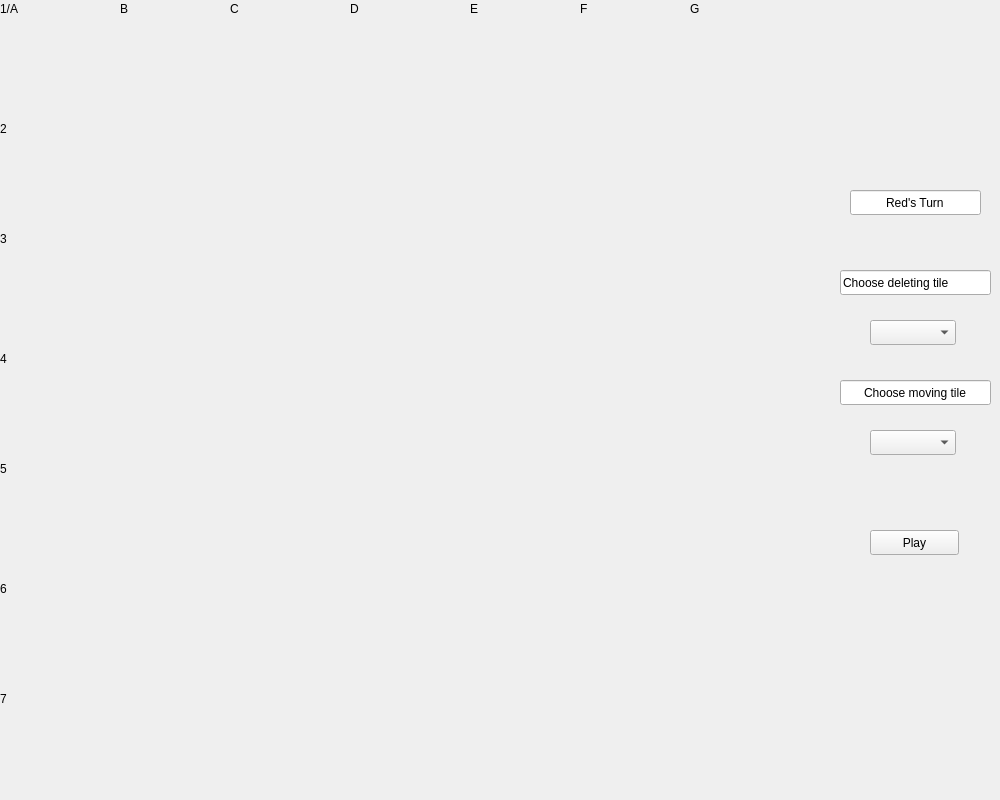
<?xml version="1.0" encoding="UTF-8"?>
<ui version="4.0">
 <class>MainWindow</class>
 <widget class="QMainWindow" name="MainWindow">
  <property name="geometry">
   <rect>
    <x>0</x>
    <y>0</y>
    <width>1000</width>
    <height>800</height>
   </rect>
  </property>
  <property name="sizePolicy">
   <sizepolicy hsizetype="Preferred" vsizetype="Preferred">
    <horstretch>0</horstretch>
    <verstretch>0</verstretch>
   </sizepolicy>
  </property>
  <property name="minimumSize">
   <size>
    <width>1000</width>
    <height>800</height>
   </size>
  </property>
  <property name="maximumSize">
   <size>
    <width>1000</width>
    <height>800</height>
   </size>
  </property>
  <property name="windowTitle">
   <string>MainWindow</string>
  </property>
  <widget class="QWidget" name="centralwidget">
   <widget class="QLabel" name="label">
    <property name="geometry">
     <rect>
      <x>0</x>
      <y>-1</y>
      <width>801</width>
      <height>801</height>
     </rect>
    </property>
    <property name="styleSheet">
     <string notr="true">border-image: url(:/board/grid/Grid.png);</string>
    </property>
    <property name="text">
     <string/>
    </property>
   </widget>
   <widget class="QLabel" name="Red">
    <property name="geometry">
     <rect>
      <x>345</x>
      <y>0</y>
      <width>112</width>
      <height>112</height>
     </rect>
    </property>
    <property name="styleSheet">
     <string notr="true">border-image: url(:/user/red.jpg);</string>
    </property>
    <property name="text">
     <string/>
    </property>
   </widget>
   <widget class="QLabel" name="Blue">
    <property name="geometry">
     <rect>
      <x>345</x>
      <y>688</y>
      <width>112</width>
      <height>112</height>
     </rect>
    </property>
    <property name="styleSheet">
     <string notr="true">border-image: url(:/user/blue.jpg);</string>
    </property>
    <property name="text">
     <string/>
    </property>
   </widget>
   <widget class="QLabel" name="Num1">
    <property name="geometry">
     <rect>
      <x>0</x>
      <y>0</y>
      <width>67</width>
      <height>17</height>
     </rect>
    </property>
    <property name="text">
     <string>1/A</string>
    </property>
   </widget>
   <widget class="QLabel" name="Num2">
    <property name="geometry">
     <rect>
      <x>0</x>
      <y>120</y>
      <width>67</width>
      <height>17</height>
     </rect>
    </property>
    <property name="text">
     <string>2</string>
    </property>
   </widget>
   <widget class="QLabel" name="Num3">
    <property name="geometry">
     <rect>
      <x>0</x>
      <y>230</y>
      <width>67</width>
      <height>17</height>
     </rect>
    </property>
    <property name="text">
     <string>3</string>
    </property>
   </widget>
   <widget class="QLabel" name="Num4">
    <property name="geometry">
     <rect>
      <x>0</x>
      <y>350</y>
      <width>67</width>
      <height>17</height>
     </rect>
    </property>
    <property name="text">
     <string>4</string>
    </property>
   </widget>
   <widget class="QLabel" name="Num5">
    <property name="geometry">
     <rect>
      <x>0</x>
      <y>460</y>
      <width>67</width>
      <height>17</height>
     </rect>
    </property>
    <property name="text">
     <string>5</string>
    </property>
   </widget>
   <widget class="QLabel" name="Num6">
    <property name="geometry">
     <rect>
      <x>0</x>
      <y>580</y>
      <width>67</width>
      <height>17</height>
     </rect>
    </property>
    <property name="text">
     <string>6</string>
    </property>
   </widget>
   <widget class="QLabel" name="Num7">
    <property name="geometry">
     <rect>
      <x>0</x>
      <y>690</y>
      <width>67</width>
      <height>17</height>
     </rect>
    </property>
    <property name="text">
     <string>7</string>
    </property>
   </widget>
   <widget class="QLabel" name="B">
    <property name="geometry">
     <rect>
      <x>120</x>
      <y>0</y>
      <width>67</width>
      <height>17</height>
     </rect>
    </property>
    <property name="text">
     <string>B</string>
    </property>
   </widget>
   <widget class="QLabel" name="C">
    <property name="geometry">
     <rect>
      <x>230</x>
      <y>0</y>
      <width>67</width>
      <height>17</height>
     </rect>
    </property>
    <property name="text">
     <string>C</string>
    </property>
   </widget>
   <widget class="QLabel" name="D">
    <property name="geometry">
     <rect>
      <x>350</x>
      <y>0</y>
      <width>67</width>
      <height>17</height>
     </rect>
    </property>
    <property name="text">
     <string>D</string>
    </property>
   </widget>
   <widget class="QLabel" name="E">
    <property name="geometry">
     <rect>
      <x>470</x>
      <y>0</y>
      <width>67</width>
      <height>17</height>
     </rect>
    </property>
    <property name="text">
     <string>E</string>
    </property>
   </widget>
   <widget class="QLabel" name="F">
    <property name="geometry">
     <rect>
      <x>580</x>
      <y>0</y>
      <width>67</width>
      <height>17</height>
     </rect>
    </property>
    <property name="text">
     <string>F</string>
    </property>
   </widget>
   <widget class="QLabel" name="G">
    <property name="geometry">
     <rect>
      <x>690</x>
      <y>0</y>
      <width>67</width>
      <height>17</height>
     </rect>
    </property>
    <property name="text">
     <string>G</string>
    </property>
   </widget>
   <widget class="QLineEdit" name="Turn">
    <property name="geometry">
     <rect>
      <x>850</x>
      <y>190</y>
      <width>131</width>
      <height>25</height>
     </rect>
    </property>
    <property name="text">
     <string>Red's Turn</string>
    </property>
    <property name="alignment">
     <set>Qt::AlignCenter</set>
    </property>
    <property name="readOnly">
     <bool>true</bool>
    </property>
   </widget>
   <widget class="QComboBox" name="DeleteBox">
    <property name="geometry">
     <rect>
      <x>870</x>
      <y>320</y>
      <width>86</width>
      <height>25</height>
     </rect>
    </property>
   </widget>
   <widget class="QLineEdit" name="lineEdit">
    <property name="geometry">
     <rect>
      <x>840</x>
      <y>270</y>
      <width>151</width>
      <height>25</height>
     </rect>
    </property>
    <property name="text">
     <string>Choose deleting tile</string>
    </property>
    <property name="readOnly">
     <bool>true</bool>
    </property>
   </widget>
   <widget class="QLineEdit" name="lineEdit_2">
    <property name="geometry">
     <rect>
      <x>840</x>
      <y>380</y>
      <width>151</width>
      <height>25</height>
     </rect>
    </property>
    <property name="text">
     <string>Choose moving tile</string>
    </property>
    <property name="alignment">
     <set>Qt::AlignCenter</set>
    </property>
    <property name="readOnly">
     <bool>true</bool>
    </property>
   </widget>
   <widget class="QComboBox" name="MoveBox">
    <property name="geometry">
     <rect>
      <x>870</x>
      <y>430</y>
      <width>86</width>
      <height>25</height>
     </rect>
    </property>
   </widget>
   <widget class="QPushButton" name="PlayButton">
    <property name="geometry">
     <rect>
      <x>870</x>
      <y>530</y>
      <width>89</width>
      <height>25</height>
     </rect>
    </property>
    <property name="text">
     <string>Play</string>
    </property>
   </widget>
  </widget>
 </widget>
 <resources/>
 <connections/>
</ui>
